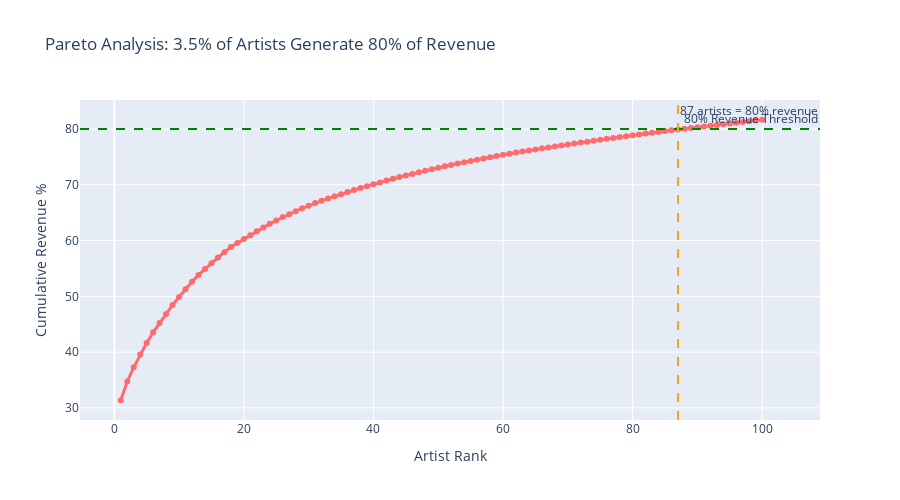

Source (notebook cell):
### Code cell
# 3. Revenue Concentration - Pareto Analysis (80/20 Rule)

# Calculate cumulative percentage
artists_sorted = top_artists.sort_values('total_revenue', ascending=False).copy()
artists_sorted['cumulative_revenue'] = artists_sorted['total_revenue'].cumsum()
artists_sorted['cumulative_pct'] = (artists_sorted['cumulative_revenue'] / total_revenue) * 100
artists_sorted['artist_rank'] = range(1, len(artists_sorted) + 1)

# Find how many artists contribute to 80% revenue
artists_80_pct = artists_sorted[artists_sorted['cumulative_pct'] <= 80]
num_artists_80 = len(artists_80_pct)
pct_artists_80 = (num_artists_80 / unique_artists) * 100

fig_pareto = go.Figure()
fig_pareto.add_trace(go.Scatter(
    x=artists_sorted['artist_rank'].head(100),
    y=artists_sorted['cumulative_pct'].head(100),
    mode='lines+markers',
    name='Cumulative Revenue %',
    line=dict(color='#FF6B6B', width=3)
))

fig_pareto.add_hline(y=80, line_dash="dash", line_color="green", 
                     annotation_text="80% Revenue Threshold")
fig_pareto.add_vline(x=num_artists_80, line_dash="dash", line_color="orange",
                     annotation_text=f"{num_artists_80} artists = 80% revenue")

fig_pareto.update_layout(
    title=f'Pareto Analysis: {pct_artists_80:.1f}% of Artists Generate 80% of Revenue',
    xaxis_title='Artist Rank',
    yaxis_title='Cumulative Revenue %',
    height=500
)
fig_pareto.show()

print(f"\n📊 KEY INSIGHT: {num_artists_80} artists ({pct_artists_80:.1f}%) generate 80% of total revenue")

### Figure 1 — Plotly figure (JSON) as saved in the notebook; plotly's stock layout.template omitted (floating-point values rounded to 4 significant figures)
{"data": [{"line": {"color": "#FF6B6B", "width": 3}, "mode": "lines+markers", "name": "Cumulative Revenue %", "type": "scatter", "x": [1, 2, 3, 4, 5, 6, 7, 8, 9, 10, 11, 12, 13, 14, 15, 16, 17, 18, 19, 20, 21, 22, 23, 24, 25, 26, 27, 28, 29, 30, 31, 32, 33, 34, 35, 36, 37, 38, 39, 40, 41, 42, 43, 44, 45, 46, 47, 48, 49, 50, 51, 52, 53, 54, 55, 56, 57, 58, 59, 60, 61, 62, 63, 64, 65, 66, 67, 68, 69, 70, 71, 72, 73, 74, 75, 76, 77, 78, 79, 80, 81, 82, 83, 84, 85, 86, 87, 88, 89, 90, 91, 92, 93, 94, 95, 96, 97, 98, 99, 100], "y": [31.38, 34.74, 37.28, 39.56, 41.64, 43.56, 45.23, 46.85, 48.45, 49.87, 51.27, 52.6, 53.84, 54.91, 55.94, 56.96, 57.9, 58.84, 59.56, 60.26, 60.96, 61.65, 62.34, 62.99, 63.6, 64.2, 64.73, 65.25, 65.77, 66.26, 66.71, 67.12, 67.53, 67.92, 68.31, 68.69, 69.07, 69.41, 69.75, 70.09, 70.42, 70.75, 71.07, 71.37, 71.67, 71.95, 72.23, 72.51, 72.78, 73.04, 73.3, 73.56, 73.8, 74.04, 74.27, 74.49, 74.72, 74.94, 75.15, 75.37, 75.57, 75.77, 75.96, 76.15, 76.34, 76.52, 76.7, 76.88, 77.05, 77.23, 77.4, 77.56, 77.73, 77.9, 78.06, 78.23, 78.39, 78.55, 78.71, 78.87, 79.02, 79.17, 79.32, 79.47, 79.62, 79.77, 79.91, 80.05, 80.19, 80.33, 80.46, 80.6, 80.73, 80.87, 81.0, 81.13, 81.27, 81.4, 81.53, 81.65]}], "layout": {"annotations": [{"showarrow": false, "text": "80% Revenue Threshold", "x": 1, "xanchor": "right", "xref": "x domain", "y": 80, "yanchor": "bottom", "yref": "y"}, {"showarrow": false, "text": "87 artists = 80% revenue", "x": 87, "xanchor": "left", "xref": "x", "y": 1, "yanchor": "top", "yref": "y domain"}], "height": 500, "shapes": [{"line": {"color": "green", "dash": "dash"}, "type": "line", "x0": 0, "x1": 1, "xref": "x domain", "y0": 80, "y1": 80, "yref": "y"}, {"line": {"color": "orange", "dash": "dash"}, "type": "line", "x0": 87, "x1": 87, "xref": "x", "y0": 0, "y1": 1, "yref": "y domain"}], "title": {"text": "Pareto Analysis: 3.5% of Artists Generate 80% of Revenue"}, "xaxis": {"title": {"text": "Artist Rank"}}, "yaxis": {"title": {"text": "Cumulative Revenue %"}}}}
